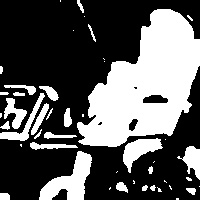
#> input picture gesture/test/1/10.jpg, 200 x 200 px, given in place of the camera
$ python create_gesture_data.py
#> lines starting #> are read from the running program, lines starting #| are printed output that depends on the picture
import cv2
import numpy as np
import os

background = None
accumulated_weight = 0.5

ROI_top = 100
ROI_bottom = 300
ROI_right = 150
ROI_left = 350

def cal_accum_avg(frame, accumulated_weight):
    global background
    if background is None:
        background = frame.copy().astype("float")
        return None
    cv2.accumulateWeighted(frame, background, accumulated_weight)

def segment_hand(frame, threshold=25):
    global background
    diff = cv2.absdiff(background.astype("uint8"), frame)
    _, thresholded = cv2.threshold(diff, threshold, 255, cv2.THRESH_BINARY)
    contours, _ = cv2.findContours(thresholded.copy(), cv2.RETR_EXTERNAL, cv2.CHAIN_APPROX_SIMPLE)
    if len(contours) == 0:
        return None
    else:
        hand_segment_max_cont = max(contours, key=cv2.contourArea)
        return (thresholded, hand_segment_max_cont)

# Classes
classes = range(1, 11)  # 1 to 10

# Number of images per class
num_train_images = 300
num_test_images = 50

# Create folders if not exist
for cls in classes:
    os.makedirs(f"gesture/train/{cls}", exist_ok=True)
    os.makedirs(f"gesture/test/{cls}", exist_ok=True)

cam = cv2.VideoCapture(0)

for element in classes:
    print(f"Starting capture for class {element}...")
    num_frames = 0
    num_imgs_taken = 0
    background = None  # reset background for each class

    while True:
        ret, frame = cam.read()
        frame = cv2.flip(frame, 1)

        if not ret:
            continue

        frame_copy = frame.copy()
        roi = frame[ROI_top:ROI_bottom, ROI_right:ROI_left]
        gray_frame = cv2.cvtColor(roi, cv2.COLOR_BGR2GRAY)
        gray_frame = cv2.GaussianBlur(gray_frame, (9, 9), 0)

        if num_frames < 60:
            cal_accum_avg(gray_frame, accumulated_weight)
            cv2.putText(frame_copy, "FETCHING BACKGROUND...PLEASE WAIT", (80, 400),
                        cv2.FONT_HERSHEY_SIMPLEX, 0.9, (0,0,255), 2)
        else:
            hand = segment_hand(gray_frame)
            if hand is not None:
                thresholded, hand_segment = hand
                cv2.drawContours(frame_copy, [hand_segment + (ROI_right, ROI_top)], -1, (255,0,0), 1)
                cv2.putText(frame_copy, f"Images taken: {num_imgs_taken} / {num_test_images}",
                            (200, 400), cv2.FONT_HERSHEY_SIMPLEX, 1, (0,0,255), 2)
                cv2.imshow("Thresholded Hand Image", thresholded)

                # Save to train or test
                if num_imgs_taken < num_train_images:
                    path = f"gesture/train/{element}/{num_imgs_taken}.jpg"
                else:
                    if num_imgs_taken < num_train_images + num_test_images:
                        path = f"gesture/test/{element}/{num_imgs_taken - num_train_images}.jpg"
                    else:
                        break  # done with this class

                cv2.imwrite(path, thresholded)
                num_imgs_taken += 1

        cv2.rectangle(frame_copy, (ROI_left, ROI_top), (ROI_right, ROI_bottom), (255,128,0), 3)
        cv2.imshow("Sign Detection", frame_copy)
        num_frames += 1

        k = cv2.waitKey(1) & 0xFF
        if k == 27:  # ESC to exit
            break
#> this loop made 10 passes; (key Esc is pressed on pass 1)
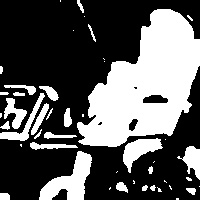
#> input picture gesture/test/1/10.jpg, 200 x 200 px, given in place of the camera
#> pass 1, in cal_accum_avg, `background = frame.copy().astype("float")`:
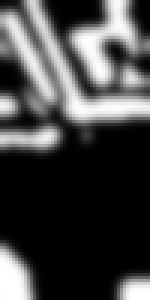
#> background: shape (100, 50) float64 (shown 3 times larger); min 0, max 255, mean 68.7
#> pass 1, `cv2.imshow("Sign Detection", frame_copy)`:
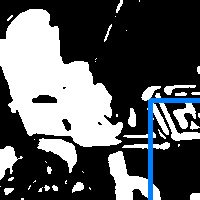
#> window 'Sign Detection': shape (200, 200, 3); mean B, G, R 93.8, 91.5, 89.1

cam.release()
cv2.destroyAllWindows()
print("Dataset capture complete!")

$ run again, on gesture/test/1/14.jpg
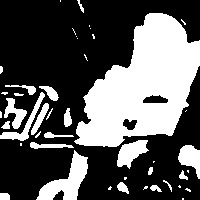
#> input picture gesture/test/1/14.jpg, 200 x 200 px, given in place of the camera
#> the loop `for element in classes:` made 10 passes; (key Esc is pressed on pass 1)
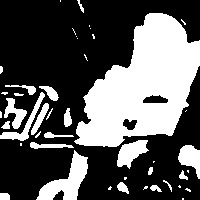
#> input picture gesture/test/1/14.jpg, 200 x 200 px, given in place of the camera
#> pass 1, in cal_accum_avg, `background = frame.copy().astype("float")`:
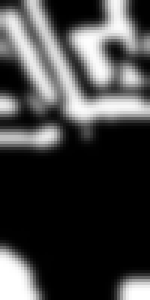
#> background: shape (100, 50) float64 (shown 3 times larger); min 0, max 255, mean 67.4
#> pass 1, `cv2.imshow("Sign Detection", frame_copy)`:
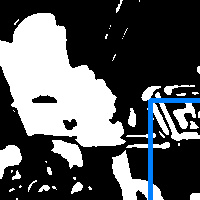
#> window 'Sign Detection': shape (200, 200, 3); mean B, G, R 92.3, 89.9, 87.5

$ run again, on gesture/test/1/17.jpg
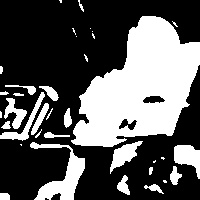
#> input picture gesture/test/1/17.jpg, 200 x 200 px, given in place of the camera
#> the loop `for element in classes:` made 10 passes; (key Esc is pressed on pass 1)
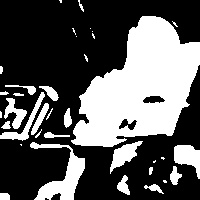
#> input picture gesture/test/1/17.jpg, 200 x 200 px, given in place of the camera
#> pass 1, in cal_accum_avg, `background = frame.copy().astype("float")`:
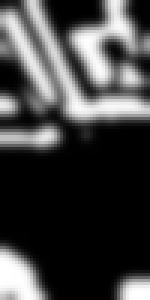
#> background: shape (100, 50) float64 (shown 3 times larger); min 0, max 255, mean 66.8
#> pass 1, `cv2.imshow("Sign Detection", frame_copy)`:
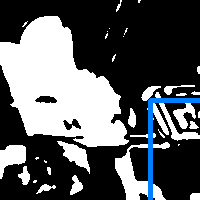
#> window 'Sign Detection': shape (200, 200, 3); mean B, G, R 93.5, 91.1, 88.7
